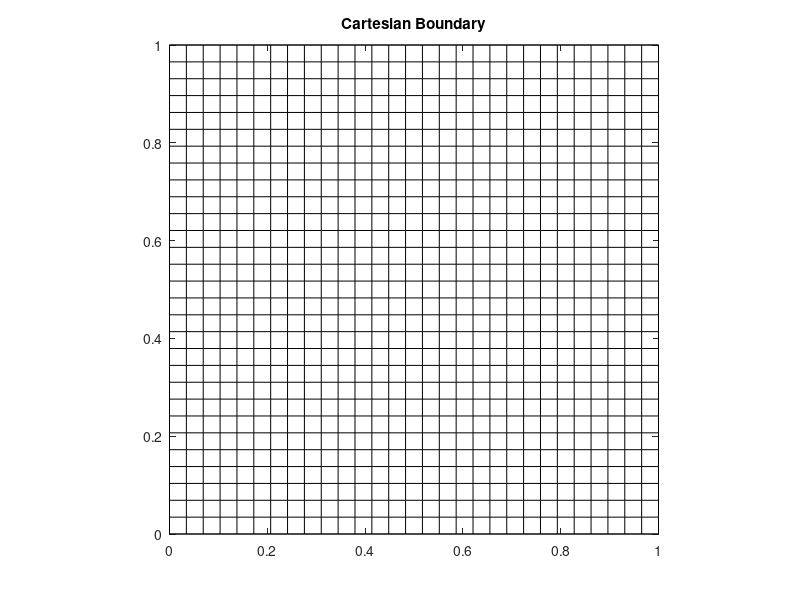

Reproduce this figure in MATLAB. (Note: this script raises an error after producing the figure.)
% Second version:  diagonal metric tensor, m11 only depends on x1,
%                  m22 only depends on x2, unit square boundary,
%                  grid points x1 and x2 coordinates are solved in ONE
%                  SYSTEM
clear

addpath('./','./utils')
animation = 1;
pause_time = 0.2;
make_gif = 0;
problem = 1;
method = 1;
gif_name = 'example1.gif';
title_name = 'Cartesian Boundary';

max_iter = 150;
tolerance = 1e-6;
epsilon = 0.2; % Under-relaxation factor

% Grid size
Nx1 = 30;
Nx2 = 30;
N = Nx1*Nx2;

% Equispaced computational coordinates
s1 = linspace(0, 1, Nx1);
s2 = linspace(0, 1, Nx2);
[s1, s2] = meshgrid(s1, s2);

% Initial physical coordinates (equispaced)
x1 = s1;
x2 = s2;

% Plot initial grid
plot(x1, x2, 'k'); hold on; plot(x1', x2', 'k');
title(title_name); xlim([0,1]); ylim([0,1]);
axis equal; hold off
if make_gif; exportgraphics(gcf, gif_name); end

[M11, M22] = M(x1, x2, problem);

min_cost = Inf;

for iter = 1:max_iter
    [A, b] = AssembleLinearSystem(x1, x2, s1, s2, problem, method);
    x_star = A \ b;

    x1_star = x_star(1:N);
    x2_star = x_star(N+1:end);

    dx1 = reshape(x1_star, Nx2, Nx1) - x1;
    dx2 = reshape(x2_star, Nx2, Nx1) - x2;

    % Check convergence
    cost = Cost(x1, x2, s1, s2, problem);
    %if cost > min_cost
    %    break
    %end

    min_cost = cost;
    x1 = x1 + epsilon * dx1;
    x2 = x2 + epsilon * dx2;

    plot(x1, x2, 'k'); hold on; plot(x1', x2', 'k');
    title(title_name); xlim([0,1]); ylim([0,1]);
    axis equal; hold off;
    pause(pause_time);
    if make_gif; exportgraphics(gcf, gif_name, Append=true); end
end


%%
function [A, b] = AssembleLinearSystem(x1, x2, s1, s2, problem, method)
    [Nx1, Nx2] = size(x1);
    N = Nx1*Nx2;
    N_all = 2*N;

    sigma1 = 1 / Nx1;
    sigma2 = 1 / Nx2;
    [M11, M22] = M(x1, x2, problem);
    [dM11dx1, dM11dx2, dM22dx1, dM22dx2] = dMdx(x1, x2, problem);
    [dx1ds1, dx2ds2] = DCentral(x1, x2, s1, s2);
    [dx2ds1, dx1ds2] = DCentral(x2, x1, s1, s2);

    A = sparse(N_all, N_all);
    id = GetIndex(Nx1, Nx2);
    
    if method == 2 % For approximate cost function
        coef1 = -2*sigma1^2*M11.*dx1ds1.*M11.*dx1ds1;
        for i = id.inner
            A(i,i) = -2;
            A(i,i-Nx2) = 1;
            A(i,i+Nx2) = 1;
        end
    
        coef2 = -2*sigma2^2*M22.*dx2ds2.*M22.*dx2ds2;
        for i = N+id.inner
            A(i,i) = -2;
            A(i,i-1) = 1;
            A(i,i+1) = 1;
        end

        for i = N+[id.l, id.r]  % s2 component of left and right boundary: replace Laciancian by dy
            A(i,i) = -2;
            A(i,i-1) = 1;
            A(i,i+1) = 1;
        end
    
        for i = [id.b, id.t]  % s1 component of top and bottom boundary: replace Laciancian by dx
            A(i,i) = -2;
            A(i,i-Nx2) = 1;
            A(i,i+Nx2) = 1;
        end
    
        coef = [coef1(:); coef2(:)];
        A = A.*coef;
        % For Dirichlet conditions
        for i =   [id.l, id.r, id.corner]; A(i, i) = 1; end
        for i = N+[id.b, id.t, id.corner]; A(i, i) = 1; end
    
        b1 = sigma1^4 * M11 .* dx1ds1 .* (dM11dx1 .* dx1ds1 .* dx1ds1 .* dx1ds1);
        b2 = sigma2^4 * M22 .* dx2ds2 .* (dM22dx2 .* dx2ds2 .* dx2ds2 .* dx2ds2);

    elseif method == 1 % For alternative cost function
        for i = [id.inner, N+id.inner]  % N+id.inner for the second component
            A(i,i) = -4;
            A(i,i-1) = 1;
            A(i,i+1) = 1;
            A(i,i-Nx2) = 1;
            A(i,i+Nx2) = 1;
        end
    
        for i = N+[id.l, id.r]  % s2 component of left and right boundary: replace Laciancian by dy
            A(i,i) = -2;
            A(i,i-1) = 1;
            A(i,i+1) = 1;
        end
    
        for i = [id.b, id.t]  % s1 component of top and bottom boundary: replace Laciancian by dx
            A(i,i) = -2;
            A(i,i-Nx2) = 1;
            A(i,i+Nx2) = 1;
        end
        Mii = [M11(:); M22(:)];
        A = -2*A.*Mii;
    
        % For Dirichlet conditions
        for i =   [id.l, id.r, id.corner]; A(i, i) = 1; end
        for i = N+[id.b, id.t, id.corner]; A(i, i) = 1; end
    
        % Assemble the vector b
        b1 = dM11dx1.* ((dx1ds1.^2)*sigma1^2 + (dx1ds2.^2)*sigma2^2);
        b1 = b1 + 2*dM11dx2.*(dx2ds1.*dx1ds1*sigma1^2 + dx2ds2.*dx1ds2*sigma2^2);
        b1 = b1 - dM22dx1.*(dx2ds1.^2*sigma1^2 + dx2ds2.^2*sigma2^2);
    
        b2 = dM22dx2.* ((dx2ds1.^2)*sigma1^2 + (dx2ds2.^2)*sigma2^2);
        b2 = b2 + 2*dM22dx1.*(dx1ds1.*dx2ds1*sigma1^2 + dx1ds2.*dx2ds2*sigma2^2);
        b2 = b2 - dM11dx2.*(dx1ds1.^2*sigma1^2 + dx1ds2.^2*sigma2^2);
    end
    % Apply x1=0 and x1=1 to the left and right boundary
    b1(:,1) = 0;
    b1(:,end) = 1;
    % Apply x2=0 and x2=1 to the top and bottom boundary
    b2(1,:) = 0;
    b2(end,:) = 1;
    b = [b1(:); b2(:)];
end
